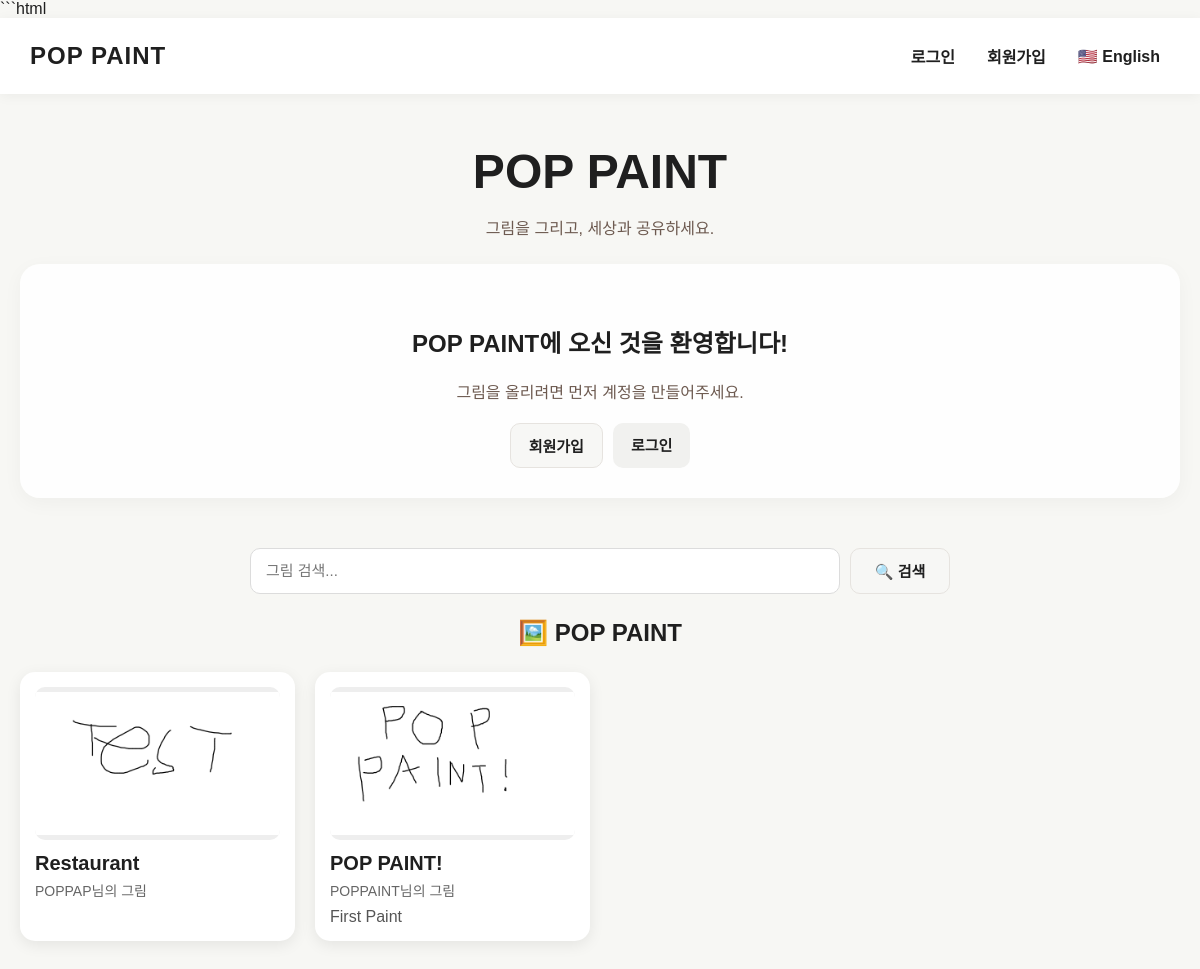
Before: / with the older database file.
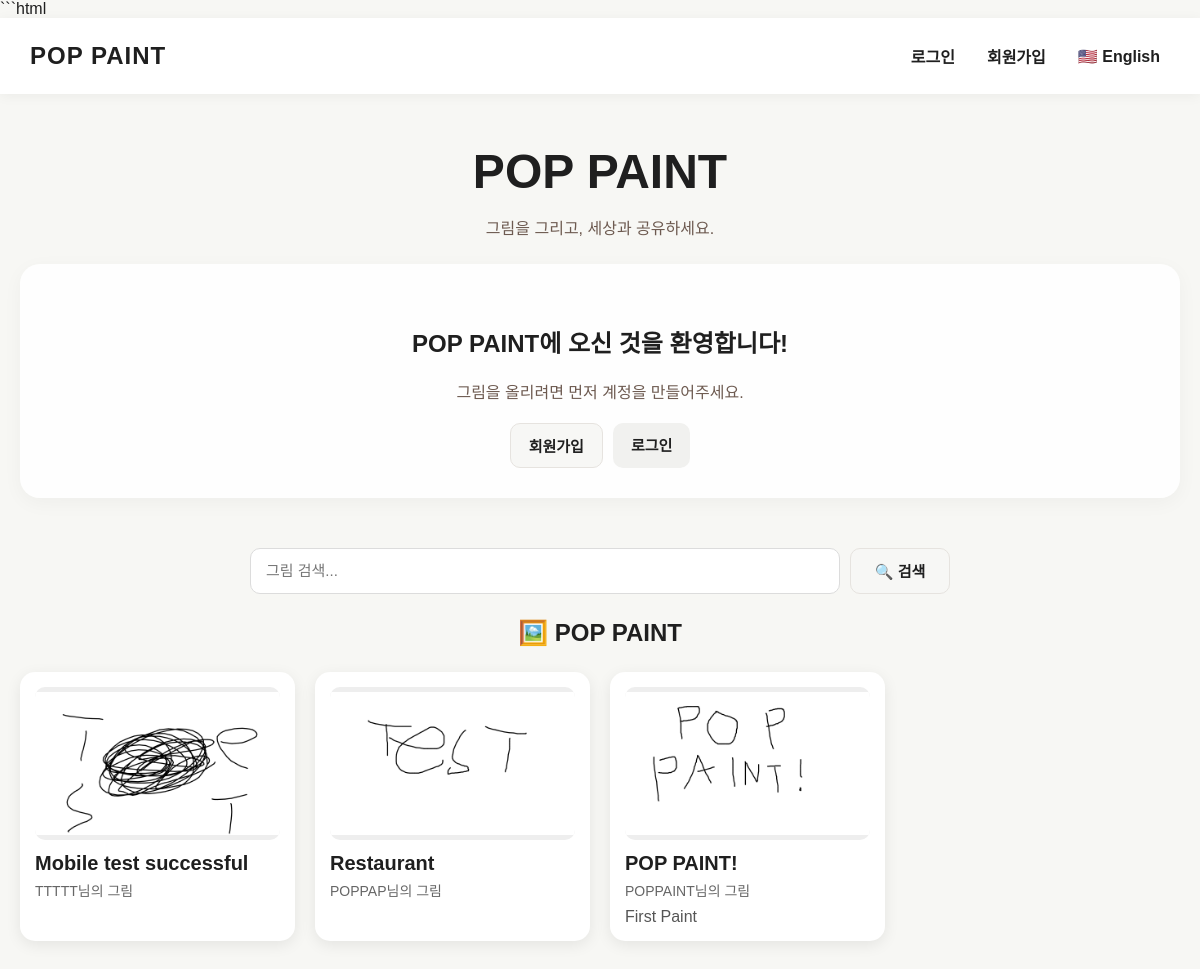
After: the same page with the newer database file.
### tables this page shows
CREATE TABLE drawings (
            id INTEGER PRIMARY KEY AUTOINCREMENT,
            account_id INTEGER NOT NULL,
            title TEXT NOT NULL,
            description TEXT,
            filename TEXT NOT NULL,
            uploaded INTEGER DEFAULT 0,
            created_at TIMESTAMP DEFAULT CURRENT_TIMESTAMP,
            FOREIGN KEY (account_id) REFERENCES accounts(id)
        );

CREATE TABLE accounts (
            id INTEGER PRIMARY KEY AUTOINCREMENT,
            account_number TEXT UNIQUE NOT NULL,
            username TEXT UNIQUE NOT NULL,
            password_hash TEXT NOT NULL,
            created_at TIMESTAMP DEFAULT CURRENT_TIMESTAMP
        );

### app.py (the view, shortened to what this page needs)
@app.route("/")
def index():
    account = None
    conn = get_db()
    search = request.args.get(
        "search",
        ""
    ).strip()
    if search:
        drawings = conn.execute(
            """
            SELECT
                drawings.*,
                accounts.username,
                accounts.account_number

            FROM drawings

            JOIN accounts
                ON drawings.account_id =
                   accounts.id

            WHERE drawings.uploaded = 1

            AND drawings.title LIKE ? || '%'

            ORDER BY drawings.id DESC
            """,
            (
                search,
            )
        ).fetchall()
    else:
        drawings = conn.execute(
            """
            SELECT
                drawings.*,
                accounts.username,
                accounts.account_number

            FROM drawings

            JOIN accounts
                ON drawings.account_id =
                   accounts.id

            WHERE drawings.uploaded = 1

            ORDER BY drawings.id DESC
            """
        ).fetchall()
    conn.close()
    return render_template(
        "index.html",
        account=account,
        drawings=drawings,
        search=search
    )

### app.py (called while the page is built)
@app.context_processor
def inject_language():
    return {
        "language": session.get(
            "language",
            "ko"
        )
    }

def get_db():
    conn = sqlite3.connect(
        DATABASE
    )
    conn.row_factory = sqlite3.Row
    return conn

### templates/index.html (shortened to what this page needs)
<!DOCTYPE html>
<html lang="{{ 'en' if language == 'en' else 'ko' }}">
<head>
    <link
        rel="stylesheet"
        href="{{ url_for('static', filename='style.css') }}"
    >
</head>
<body>
<header class="header">
    <div class="logo">
        POP PAINT
    </div>
    <nav>
        {% if account %}
            <a
                href="{{ url_for(
                    'account_page',
                    username=account['username']
                ) }}"
                class="account-link"
            >
                {{ account["username"] }}
                <small>
                    #{{ account["account_number"] }}
                </small>
            </a>
            {% if language == "en" %}
                <a href="{{ url_for('logout') }}">
                    Log out
                </a>
            {% else %}
                <a href="{{ url_for('logout') }}">
                    로그아웃
                </a>
            {% endif %}
        {% else %}
            {% if language == "en" %}
                <a href="{{ url_for('login') }}">
                    Log in
                </a>
                <a href="{{ url_for('signup') }}">
                    Sign up
                </a>
            {% else %}
                <a href="{{ url_for('login') }}">
                    로그인
                </a>
                <a href="{{ url_for('signup') }}">
                    회원가입
                </a>
            {% endif %}
        {% endif %}
        {% if language == "en" %}
            <a
                href="{{ url_for(
                    'set_language',
                    language='ko'
                ) }}"
            >
                🇰🇷 한국어
            </a>
        {% else %}
            <a
                href="{{ url_for(
                    'set_language',
                    language='en'
                ) }}"
            >
                🇺🇸 English
            </a>
        {% endif %}
    </nav>
</header>
<main class="main">
    <section class="hero">
        <h1>
            POP PAINT
        </h1>
        {% if language == "en" %}
            <p>
                Draw and share your art with the world.
            </p>
        {% else %}
            <p>
                그림을 그리고, 세상과 공유하세요.
            </p>
        {% endif %}
        {% if account %}
            <div class="welcome">
                <h2>
                    {% if language == "en" %}
                        Hello, {{ account["username"] }}! 👋
                    {% else %}
                        안녕, {{ account["username"] }}! 👋
                    {% endif %}
                </h2>
                <p>
                    {% if language == "en" %}
                        Your account number is
                        <strong>
                            {{ account["account_number"] }}
                        </strong>.
                    {% else %}
                        너의 계정 번호는
                        <strong>
                            {{ account["account_number"] }}
                        </strong>
                        이야.
                    {% endif %}
                </p>
                <a
                    href="{{ url_for('draw') }}"
                    class="button primary"
                >
                    {% if language == "en" %}
                        🎨 Draw
                    {% else %}
                        🎨 그림 그리기
                    {% endif %}
                </a>
            </div>
        {% else %}
            <div class="welcome">
                <h2>
                    {% if language == "en" %}
                        Welcome to POP PAINT!
                    {% else %}
                        POP PAINT에 오신 것을 환영합니다!
                    {% endif %}
                </h2>
                <p>
                    {% if language == "en" %}
                        Create an account to upload your artwork.
                    {% else %}
                        그림을 올리려면 먼저 계정을 만들어주세요.
                    {% endif %}
                </p>
                <div class="main-buttons">
                    <a
                        href="{{ url_for('signup') }}"
                        class="button primary"
                    >
                        {% if language == "en" %}
                            Sign up
                        {% else %}
                            회원가입
                        {% endif %}
                    </a>
                    <a
                        href="{{ url_for('login') }}"
                        class="button"
                    >
                        {% if language == "en" %}
                            Log in
                        {% else %}
                            로그인
                        {% endif %}
                    </a>
                </div>
            </div>
        {% endif %}
    </section>
    <section class="gallery">
        <div class="search-box">
            <form
                method="GET"
                action="{{ url_for('index') }}"
            >
                <input
                    type="text"
                    name="search"
                    value="{{ search }}"
                    placeholder="{% if language == 'en' %}Search drawings...{% else %}그림 검색...{% endif %}"
                    autocomplete="off"
                >
                <button
                    type="submit"
                    class="button primary"
                >
                    {% if language == "en" %}
                        🔍 Search
                    {% else %}
                        🔍 검색
                    {% endif %}
                </button>
            </form>
        </div>
        <h2>
            🖼️ POP PAINT
        </h2>
        {% if drawings %}
            <div class="gallery-grid">
                {% for drawing in drawings %}
                    <div class="drawing-card">
                        <a
                            href="{{ url_for(
                                'drawing_detail',
                                drawing_id=drawing['id']
                            ) }}"
                        >
                            <img
                                src="{{ url_for(
                                    'uploaded_file',
                                    filename=drawing['filename']
                                ) }}"
                                class="drawing-image"
                                alt="{{ drawing['title'] }}"
                            >
                            <div class="drawing-title">
                                {{ drawing["title"] }}
                            </div>
                            <div class="drawing-author">
                                {% if language == "en" %}
                                    by {{ drawing["username"] }}
                                {% else %}
                                    {{ drawing["username"] }}님의 그림
                                {% endif %}
                            </div>
                            {% if drawing["description"] %}
                                <div class="drawing-description">
                                    {{ drawing["description"] }}
                                </div>
                            {% endif %}
                        </a>
                    </div>
                {% endfor %}
            </div>
        {% endif %}
    </section>
</main>
</body>
</html>

### static/style.css (style rules this page uses)
body { margin: 0; font-family: Arial, "Noto Sans KR", sans-serif; background: #f7f7f4; color: #1f1f1f; }
.header { display: flex; justify-content: space-between; align-items: center; padding: 18px 30px; background: rgba(255,255,255,0.96); box-shadow: 0 2px 12px rgba(0,0,0,0.05); position: sticky; top: 0; z-index: 1000; }
.logo { font-size: 24px; font-weight: 900; letter-spacing: 1px; }
.header nav { display: flex; align-items: center; gap: 12px; flex-wrap: wrap; }
.header nav a { color: #1f1f1f; text-decoration: none; font-weight: 600; padding: 8px 10px; border-radius: 8px; }
.main { width: min( 1200px, calc(100% - 40px) ); margin: 0 auto; padding: 50px 0; }
.hero { text-align: center; margin-bottom: 50px; }
.hero h1 { font-size: 48px; margin: 0 0 12px; }
.hero h2 { margin-top: 30px; }
.hero p { color: #6d5a50; }
.welcome { background: rgba(255,255,255,0.9); border-radius: 20px; padding: 30px; margin-top: 25px; box-shadow: 0 5px 20px rgba(0,0,0,0.04); }
.main-buttons { display: flex; justify-content: center; gap: 10px; flex-wrap: wrap; margin-top: 20px; }
.button { display: inline-block; border: none; border-radius: 10px; padding: 11px 18px; background: #f1f1ef; color: #1f1f1f; text-decoration: none; font-size: 15px; font-weight: 700; cursor: pointer; transition: transform 0.15s, opacity 0.15s; }
.button.primary { background: #f7f7f5; color: #1f1f1f; border: 1px solid #e6e3df; }
.gallery { margin-top: 40px; }
.gallery h2 { text-align: center; margin-bottom: 25px; }
.gallery-grid, .drawing-grid { display: grid; grid-template-columns: repeat( auto-fill, minmax(250px, 1fr) ); gap: 20px; }
.drawing-card { background: white; padding: 15px; border-radius: 15px; box-shadow: 0 4px 15px rgba(0,0,0,0.08); }
.drawing-card img { width: 100%; aspect-ratio: 16 / 10; object-fit: contain; background: #eeeeee; border-radius: 10px; display: block; }
.drawing-card a { text-decoration: none; color: inherit; }
.drawing-title { margin: 12px 0 5px; font-size: 20px; font-weight: bold; }
.drawing-author { color: #666; font-size: 14px; }
.drawing-description { margin-top: 8px; color: #555; word-break: break-word; }
.search-box { margin-bottom: 25px; }
.search-box form { display: flex; gap: 10px; max-width: 700px; margin: 0 auto; }
.search-box input { flex: 1; height: 46px; padding: 0 15px; border: 1px solid #dcdcdc; border-radius: 10px; outline: none; font-size: 15px; }
.search-box .button { width: auto; min-width: 100px; }

### templates/index.html (style rules this page uses)
.gallery-grid { display: grid; grid-template-columns: repeat( auto-fill, minmax(250px, 1fr) ); gap: 20px; margin-top: 25px; }
.drawing-card { background: white; border-radius: 15px; padding: 15px; box-shadow: 0 4px 15px rgba(0,0,0,0.08); overflow: hidden; }
.drawing-card a { text-decoration: none; color: inherit; }
.drawing-image { width: 100%; aspect-ratio: 16 / 10; object-fit: contain; background: #eeeeee; border-radius: 10px; display: block; }
.drawing-title { margin: 12px 0 5px; font-size: 20px; font-weight: bold; }
.drawing-author { color: #666; font-size: 14px; }
.drawing-description { margin-top: 8px; color: #555; word-break: break-word; }
.search-box { margin-bottom: 25px; }
.search-box form { display: flex; gap: 10px; max-width: 700px; margin: 0 auto; }
.search-box input { flex: 1; height: 46px; padding: 0 15px; border: 1px solid #dcdcdc; border-radius: 10px; outline: none; font-size: 15px; }
.search-box .button { width: auto; min-width: 100px; }

Changed rows visible on the page:
added drawings: filename (picture), title "Mobile test successful", username "TTTTT"
